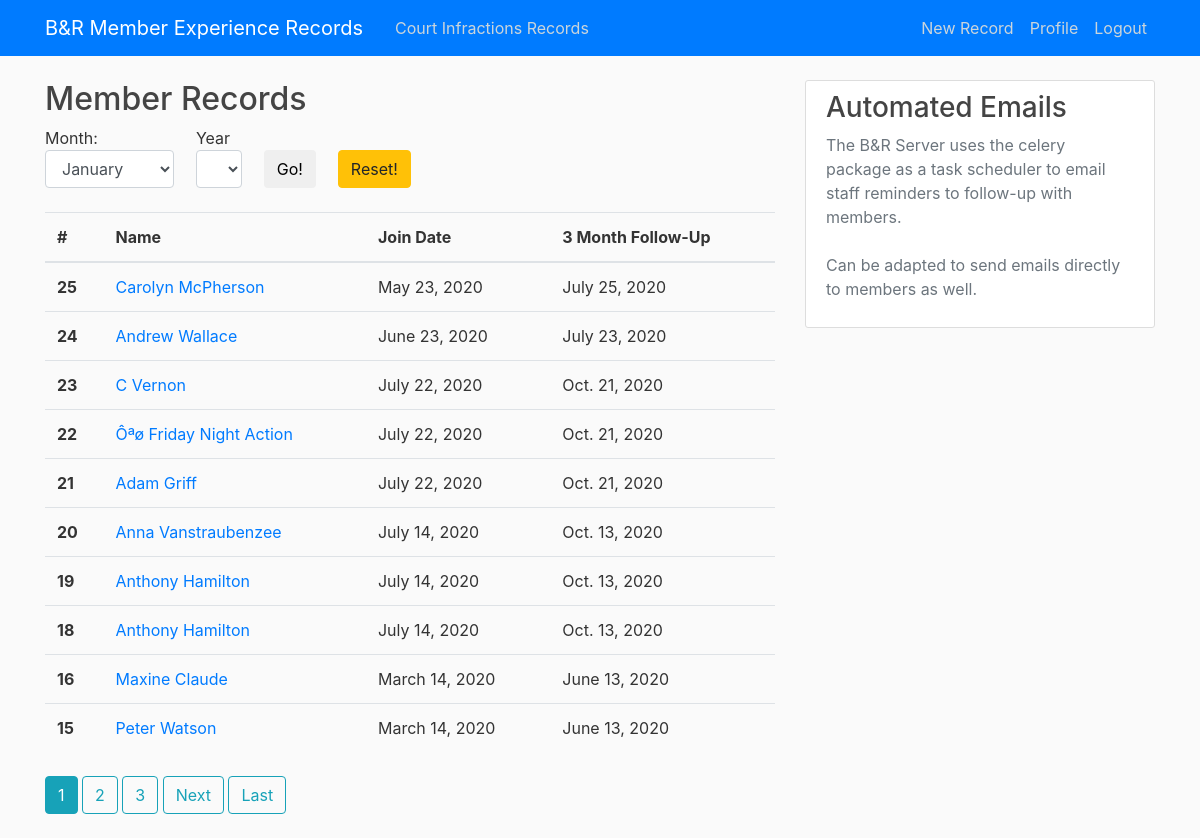
Before: /memberexperience/summary/ (signed in) with the older database file.
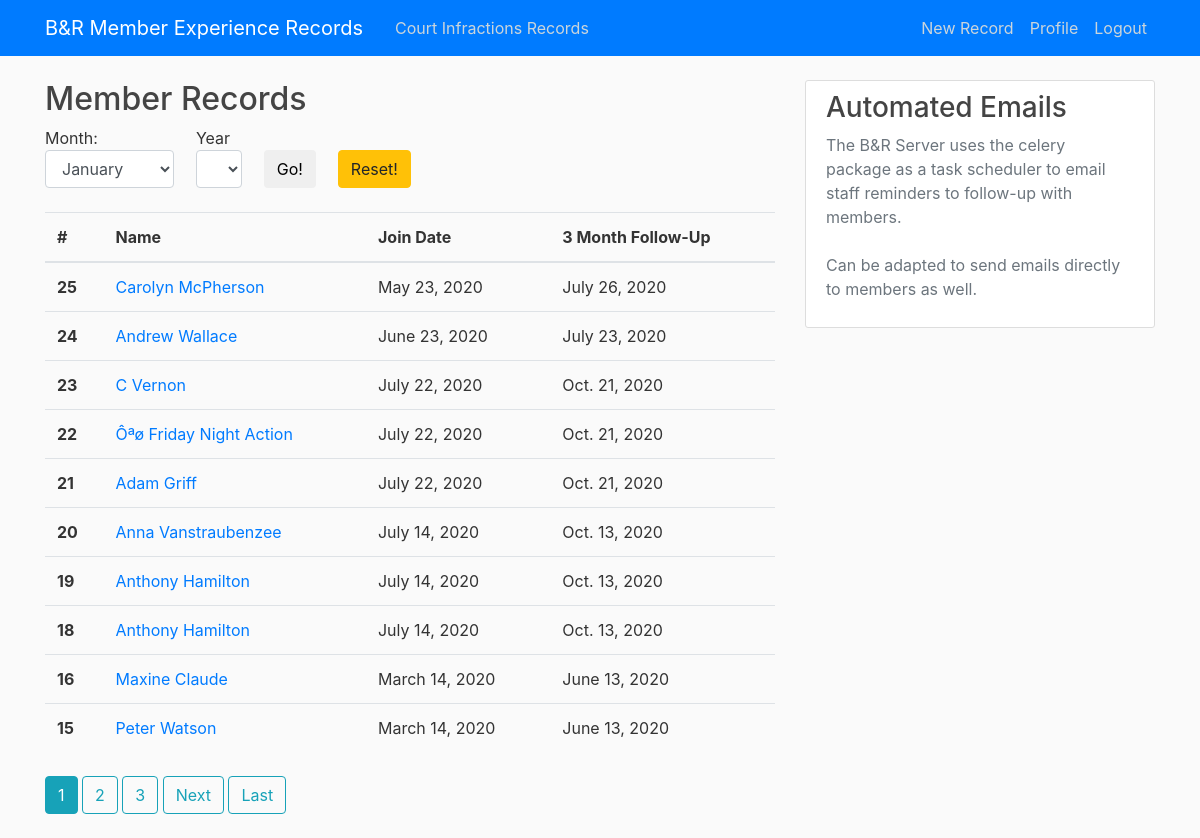
After: the same page with the newer database file.
### memberexperience/models.py (models this page shows, shortened)
class memberRecord(models.Model):
    name = models.ForeignKey(contactInfo, on_delete=models.PROTECT)
    age = models.IntegerField()
    joinDate = models.DateField(default=timezone.now)
    sportPrefs = models.ManyToManyField(sportOptions)
    followUp1 = models.DateField(default=timezone.now()+datetime.timedelta(days=91))
    followUp2 = models.DateField(default=timezone.now()+datetime.timedelta(days=182))
    followUp3 = models.DateField(default=timezone.now()+datetime.timedelta(days=365))
    notes = models.TextField(blank=True)
    author = models.ForeignKey(User, on_delete=models.PROTECT)

### courtinfractions/models.py (models this page shows)
class contactInfo(models.Model):
    memberName = models.CharField(max_length=200)
    email = models.CharField(max_length=254)
    def __str__(self):
        return self.memberName

### memberexperience/views.py (the view)
# urls.py: path('summary/', MEListView.as_view(), name='ME-summary'),
class MEListView(LoginRequiredMixin, ListView):
    model = memberRecord
    template_name = 'memberexperience/memberRecord_summary.html'
    context_object_name = 'objects'
    paginate_by = 10
    month_list = ['January', 'February', 'March', 'April', 'May', 'June', 'July', 'August', 'September', 'October',
                  'November', 'December']
    '''year_list = list(range(memberRecord.objects.earliest('joinDate').joinDate.year,
                           (memberRecord.objects.latest('joinDate').joinDate.year)+1))'''
    def get_context_data(self, **kwargs):
        context = super(MEListView, self).get_context_data(**kwargs)
        context.update({
            'month_list': self.month_list,
        })
        return context
    def get_queryset(self):
        if self.request.method == 'GET':
            print('A date query has been entered')
            month = self.request.GET.get('month')
            year = self.request.GET.get('year')
            print('month: ', str(month))
            print('year: ', str(year))
            if month is None or year is None:
                return memberRecord.objects.order_by('-joinDate').all().order_by('-id')
            else:
                return memberRecord.objects.filter(joinDate__month=month,
                                                   joinDate__year=year).order_by('-id').all()

### memberexperience/Templates/memberexperience/memberRecord_summary.html (shortened to what this page needs)
{% extends 'memberexperience/base.html' %}
{% block content %}
    <h2>Member Records</h2>
    <div>
        <form class="well contact-form" method='GET'>
            <div style="float:left;">
                Month:
                <select class="well form-control" name="month">
                    {% for month in month_list %}
                        <option value="{{ forloop.counter }}">{{ month }}</option>
                    {% endfor %}
                </select>
            </div>
            <div style="float:left; margin-left:3%;">
                Year
                <select class="well form-control" name="year">
                </select>
            </div>
            <div style="float:left; margin-left:3%;">
                <br>
                <button type="submit" class="btn btn-default">Go!</button>
            </div>
            <div style="float:left; margin-left:3%;">
                <br>
                <a href="{% url 'ME-summary' %}" class="btn btn-warning">Reset!</a>
            </div>
        </form>
    </div>
    <br>
    <table class="table">
        <thead>
            <tr>
                <th scope="col">#</th>
                <th scope="col">Name</th>
                <th scope="col">Join Date</th>
                <th scope="col">3 Month Follow-Up</th>
            </tr>
        </thead>
        <tbody>
    {% for object in objects %}
        <tr>
            <th scope="row">{{ object.id }}</th>
            <td><a class="article-content" href="{% url 'ME-record' object.id %}">{{ object.name }}</a></td>
            <td>{{ object.joinDate }}</td>
            <td>{{ object.followUp1 }}</td>
        </tr>
    {% endfor %}
        </tbody>
    </table>
    <div class="mt-4">
        {% if is_paginated %}
            {% for num in page_obj.paginator.page_range %}
                {% if page_obj.number == num %}
                    <a class = "btn btn-info mb-4" href="?page={{ num }}">{{ num }}</a>
                {% elif num > page_obj.number|add:'-3' and num < page_obj.number|add:'3' %}
                    <a class = "btn btn-outline-info mb-4" href="?page={{ num }}">{{ num }}</a>
                {% endif %}
            {% endfor %}
            {% if page_obj.has_next  %}
                <a class = "btn btn-outline-info mb-4" href="?page={{ page_obj.next_page_number }}">Next</a>
                <a class = "btn btn-outline-info mb-4" href="?page={{ page_obj.paginator.num_pages }}">Last</a>
            {% endif %}
        {% endif %}
        </div>
{% endblock content %}

Changed rows visible on the page:
changed memberRecord "Carolyn McPherson": followUp1 "July 25, 2020" → "July 26, 2020"
